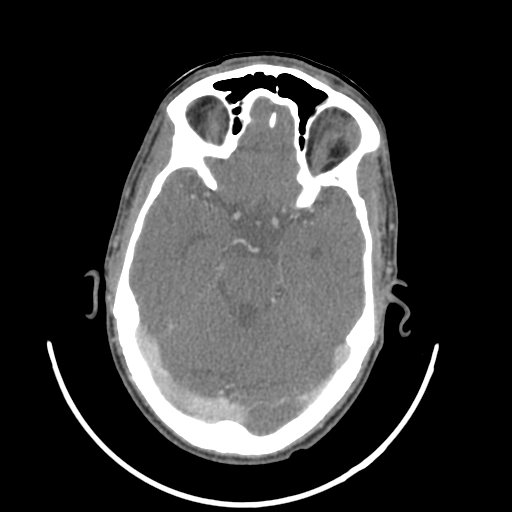
#> input picture CT000115.png, 512 x 512 px, found by its file name
$ jupyter execute tcc-main-Copy1.ipynb
#> lines starting #> are read from the running program, lines starting #| are printed output that depends on the picture; after the words box and inside, x2 and y2 are one past the last pixel; in counts of white or black regions, pixels touching at a corner belong together
# Import Required Libraries

[cell 1]
import os
import numpy as np
import pydicom
import gdcm
from matplotlib import pyplot, image
import cv2
from scipy import ndimage

# DICOM Files

[cell 2]
directory = "/home/rodrigo/Projects/TCC/"
filename = "CT000115.png"
filepath = directory + filename

# Helper Functions

[cell 3]
def read_image_and_histogram(filepath):
    # Read grayscale DICOM image
#> called with filepath = '/home/rodrigo/Projects/TCC/CT000115.png'
    img = cv2.imread(filepath)
#> img is the input picture: shape (512, 512, 3); min 0, max 255, mean 57.2
    # Calculate Histogram
    histogram = cv2.calcHist([img], [0], None, [256], [0, 256])
#> histogram = 256 values, max 163430 at index 0, min 8 at index 4, mean 1024
    return img, histogram

[cell 4]
def plot_image(image):
    imgplot = pyplot.imshow(image, cmap=pyplot.cm.bone)

def plot_histogram(histogram):
    # configure and draw the histogram figure
    pyplot.figure()
    pyplot.title("CT-Scan Histogram")
    pyplot.xlabel("grayscale value")
    pyplot.ylabel("pixels")
    pyplot.xlim([0, 256])
    # TODO: qual será o limite de y?
    pyplot.ylim([0, 5000])
    pyplot.plot(histogram)
    pyplot.show()

[cell 5]
def find_biggest_contour(image):
    # Copy
    image = image.copy()
    contours, hierarchy = cv2.findContours(thresh, cv2.RETR_TREE, cv2.CHAIN_APPROX_SIMPLE)

    # Isolate largest contour
    contour_sizes = [(cv2.contourArea(contour), contour) for contour in contours]
    biggest_contour = max(contour_sizes, key=lambda x: x[0])[1]

    mask = np.zeros(image.shape, np.uint8)
    cv2.drawContours(mask, [biggest_contour], -1, 255, -1)
    return biggest_contour, mask

# Plot Before Image Processing

[cell 6]
img, histogram = read_image_and_histogram(filepath)
plot_image(img)
plot_histogram(histogram)
#> in plot_histogram, `pyplot.show()`:
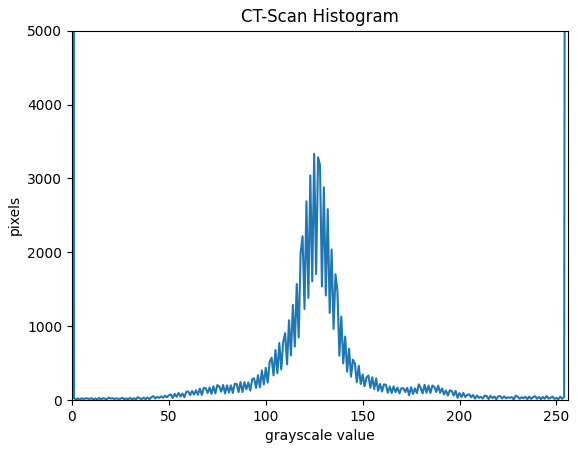
#> figure drawn by matplotlib, 1 panel; curve peaks at x = 0, y = 163430

# Image Processing

[cell 7]
# Remove skull/ventricle pixels (TODO: Optimize this)
img[np.where((img >= [255,255,255]).all(axis = 2))] = [0,0,0]
img[np.where((img <= [100,100,100]).all(axis = 2))] = [0,0,0]
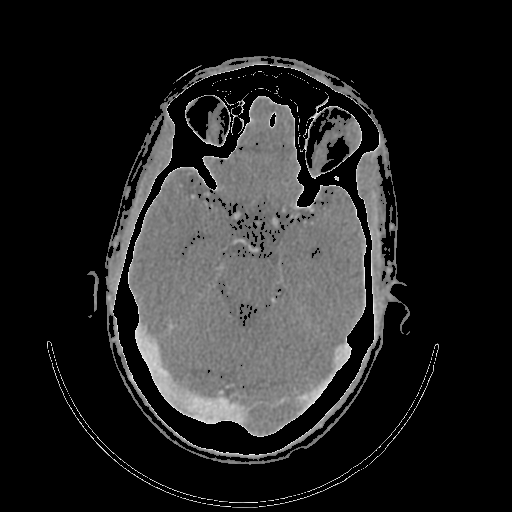
#> img: shape (512, 512, 3); min 0, max 254, mean 35.8
# Apply Median filter
img = ndimage.median_filter(img, 10)
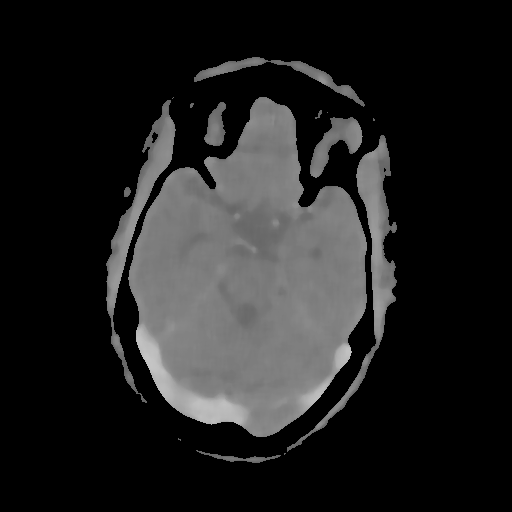
#> img: shape (512, 512, 3); min 0, max 200, mean 33

[cell 8]
# Remove soft tissues
imgray = cv2.cvtColor(img, cv2.COLOR_BGR2GRAY)
ret,thresh = cv2.threshold(imgray, 100, 255, 0)
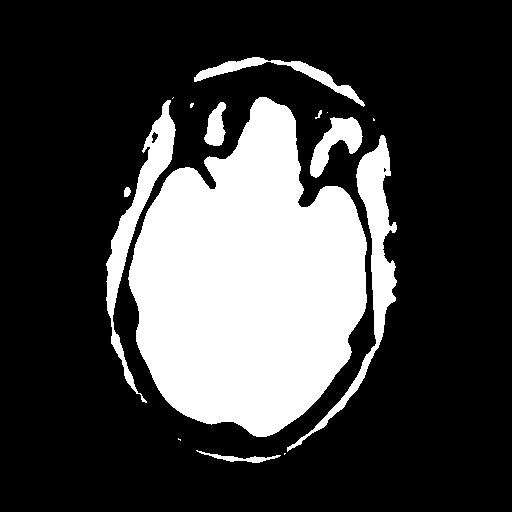
#> thresh: shape (512, 512); 25.7% white; 15 white regions (6 under 20 px)
biggest_contour, mask = find_biggest_contour(thresh)
#> in find_biggest_contour, `contours, hierarchy = cv2.findContours(thresh, cv2.RETR_TREE, cv2.CHAI..`: contours = 17 contours, 8 with area under 20; largest, box (x1, y1, x2, y2) and area: (128, 97, 367, 437) 54088, (287, 135, 397, 452) 4470, (106, 100, 176, 403) 3768, (310, 117, 363, 178) 1330, (194, 57, 365, 107) 1277
#> in find_biggest_contour, `contour_sizes = [(cv2.contourArea(contour), contour) for contour in co..`: contour_sizes = 17 items
#> in find_biggest_contour, `biggest_contour = max(contour_sizes, key=lambda x: x[0])[1]`: biggest_contour = contour of 497 points, box (x1, y1, x2, y2) (128, 97, 367, 437), area 54088
#> in find_biggest_contour, `cv2.drawContours(mask, [biggest_contour], -1, 255, -1)`:
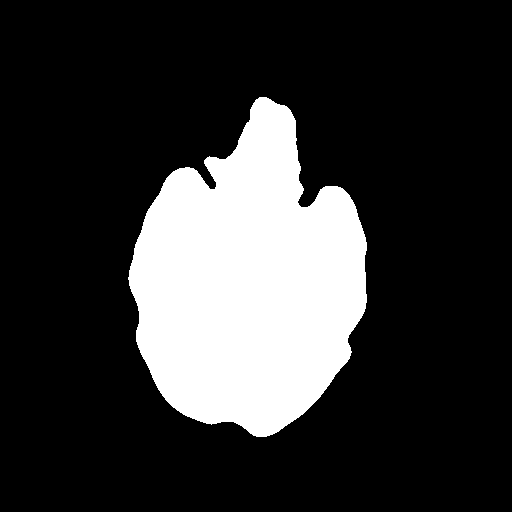
#> mask: shape (512, 512); 20.8% white; 1 white region, box (x1, y1, x2, y2) and area: (128, 97, 367, 437) 54553
biggest_contour_image = np.bitwise_and(imgray, mask, mask)
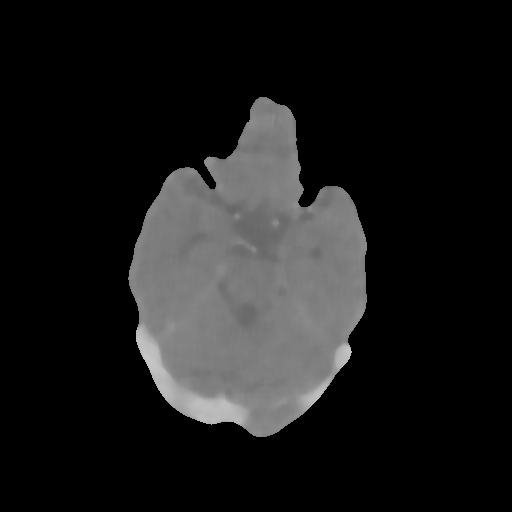
#> biggest_contour_image: shape (512, 512); min 0, max 200, mean 26.9

[cell 9]
# Global Threshold
ret2, otsu_thresh = cv2.threshold(biggest_contour_image, 145, 255, cv2.THRESH_BINARY)
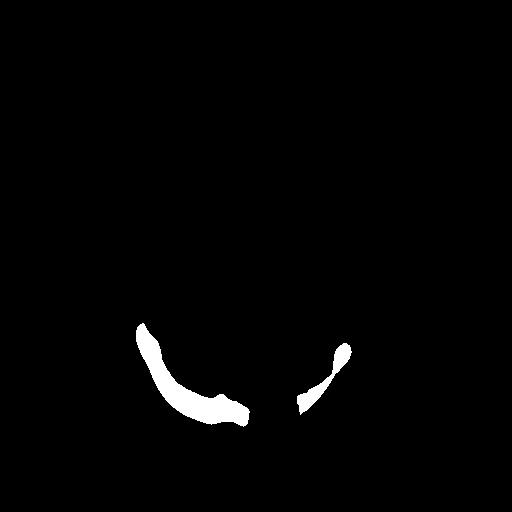
#> otsu_thresh: shape (512, 512); 1.6% white; 2 white regions, box (x1, y1, x2, y2) and area: (136, 323, 250, 427) 3239, (297, 343, 352, 415) 894

[cell 10]
# Write Processed Image (TODO: use this on memory)
processed_filepath = directory + 'processed-' + filename
cv2.imwrite(processed_filepath, otsu_thresh)
#> Out = True

# Plot After Image Processing

[cell 11]
pr_img, pr_histogram = read_image_and_histogram(processed_filepath)
#> pr_histogram = 256 values, max 258011 at index 0, min 0 at index 1, mean 1024
plot_image(pr_img)
plot_histogram(pr_histogram)
#> in plot_histogram (call 2), `pyplot.show()`:
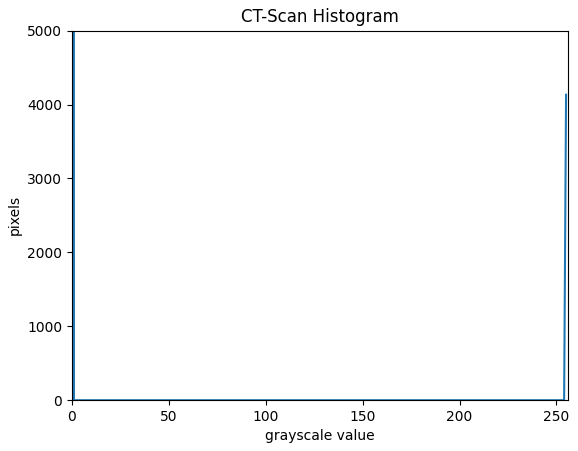
#> figure drawn by matplotlib, 1 panel; curve peaks at x = 0, y = 258011
